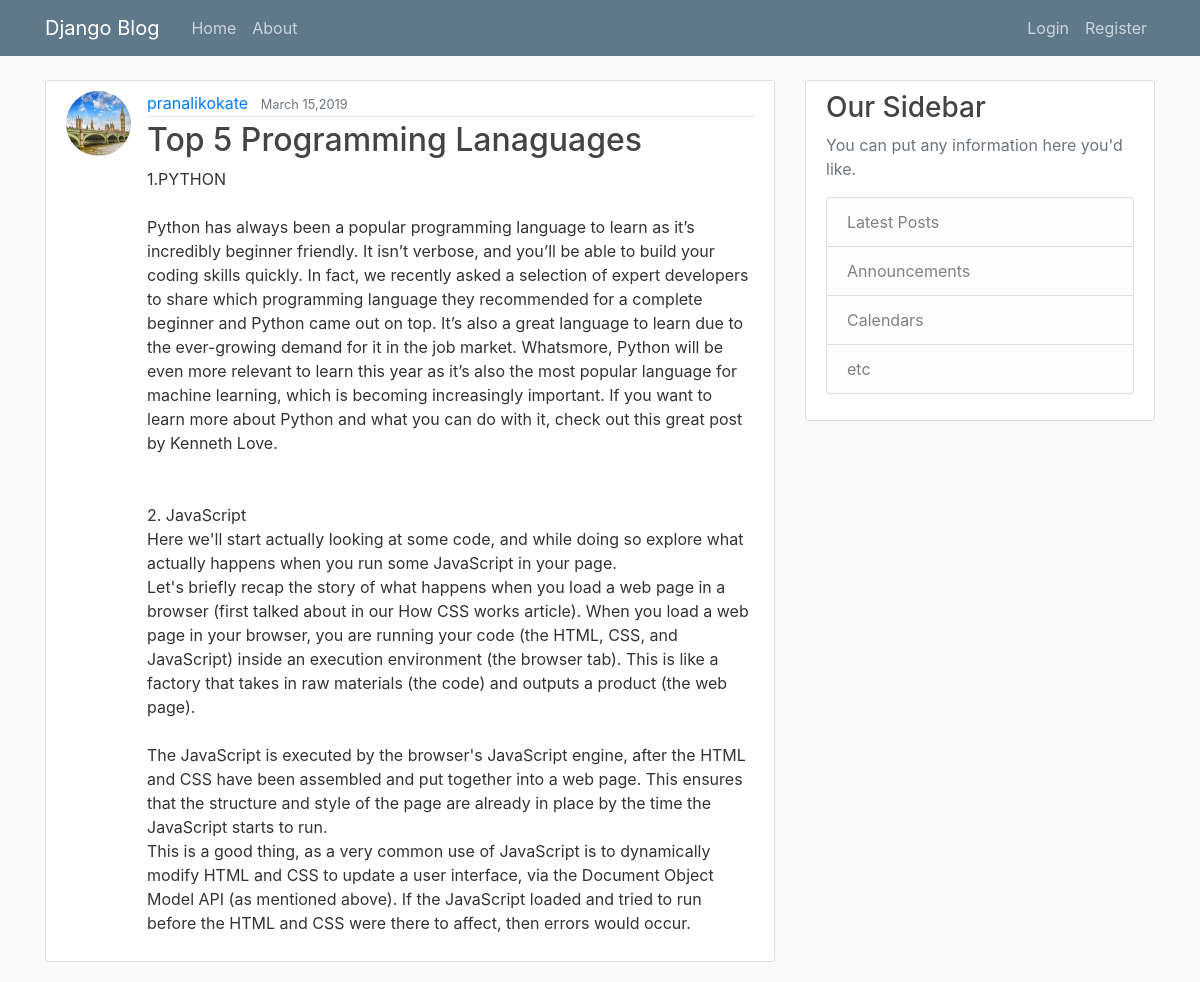
Screenshot of /post/15/ with the database file from the repository.
### blog/models.py (models this page shows, shortened)
class Post(models.Model):
	title= models.CharField(max_length=100)
	content= models.TextField()
	date_posted= models.DateTimeField(default=timezone.now)
	author=models.ForeignKey(User,on_delete=models.CASCADE)

### users/models.py (models this page shows, shortened)
class Profile(models.Model):
	user=models.OneToOneField(User,	on_delete=models.CASCADE)
	image=models.ImageField(default='default.jpg',upload_to='profile_pics')

### blog/views.py (the view)
# urls.py: path('post/<int:pk>/', PostDetailView.as_view(),name='post-detail'),
class PostDetailView(DetailView):
	model=Post

### blog/templates/blog/post_detail.html (shortened to what this page needs)
      {% extends "blog/base.html" %}
      {% block content %}
	          <article class="media content-section">
	          		<img class="rounded-circle article-img" src="{{ object.author.profile.image.url }}">
					  <div class="media-body">
					    <div class="article-metadata">
					      <a class="mr-2" href="{% url 'user-posts' object.author.username %}">{{ object.author }}</a>
					      <small class="text-muted">
					      	{{ object.date_posted|date:"F d,Y" }}
					      </small>
					    </div>
					    <h2 class="article-title" href="#">{{ object.title }}</h2>
					    <p class="article-content">{{ object.content }}</p>
					  </div>
					</article>
      {% endblock content %}

### blog/static/blog/main.css (style rules this page uses)
body { background: #fafafa; color: #333333; margin-top: 5rem; }
h1, h2, h3, h4, h5, h6 { color: #444444; }
.content-section { background: #ffffff; padding: 10px 20px; border: 1px solid #dddddd; border-radius: 3px; margin-bottom: 20px; }
.article-title { color: #444444; }
.article-content { white-space: pre-line; }
.article-img { height: 65px; width: 65px; margin-right: 16px; }
.article-metadata { padding-bottom: 1px; margin-bottom: 4px; border-bottom: 1px solid #e3e3e3 }

### rows the page displays
Post: author.profile.image (picture), author "pranalikokate", date_posted "March 15,2019", title "Top 5 Programming Lanaguages", content "1.PYTHON Python has always been a popular programming language to learn as it’s incredibly beginner friendly. It isn’t verbose, and you’ll be able to build your coding skills quickly. In fact, we recently asked a selection of expert developers to share which programming language they recommended for a complete beginner and Python came out on top. It’s also a great language to learn due to the ever-growing demand for it in the job market. Whatsmore, Python will be even more relevant to learn this year as it’s also the most popular language for machine learning, which is becoming increasingly important. If you want to learn more about Python and what you can do with it, check out this great…"
